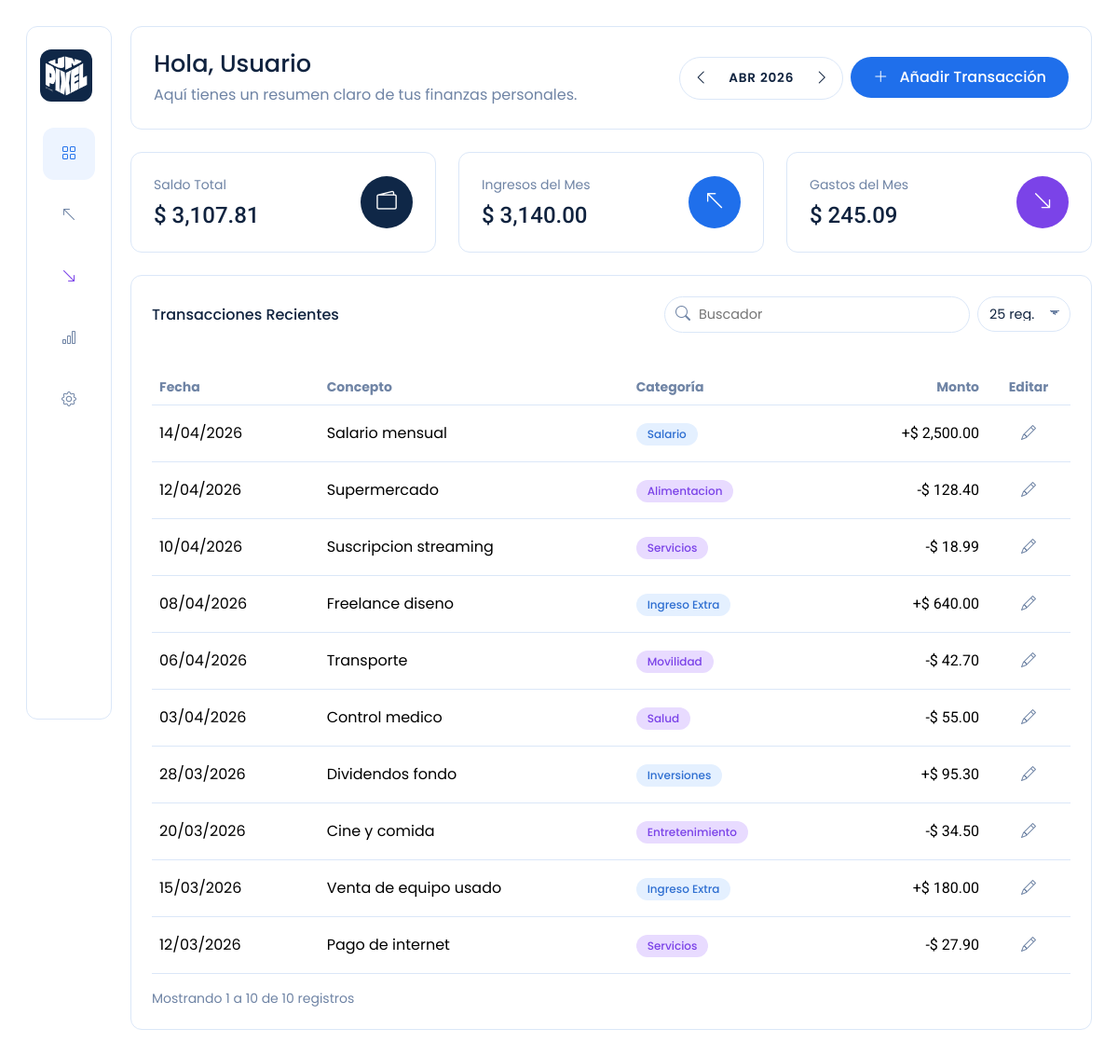
The page /app/cuentas_registros.php on the database its author committed.
### tables this page shows
CREATE TABLE cuentas_registros (
    id BIGINT UNSIGNED AUTO_INCREMENT PRIMARY KEY,
    fecha DATE NOT NULL,
    concepto VARCHAR(180) NOT NULL,
    categoria INT UNSIGNED NOT NULL,
    monto DECIMAL(12,2) NOT NULL,
    descripcion VARCHAR(255) NULL,
    created_at TIMESTAMP NOT NULL DEFAULT CURRENT_TIMESTAMP,
    updated_at TIMESTAMP NOT NULL DEFAULT CURRENT_TIMESTAMP ON UPDATE CURRENT_TIMESTAMP,
    KEY idx_cuentas_fecha (fecha),
    KEY idx_cuentas_categoria (categoria),
    CONSTRAINT fk_cuentas_categoria
        FOREIGN KEY (categoria)
        REFERENCES categorias(id)
        ON UPDATE CASCADE
        ON DELETE RESTRICT
);

CREATE TABLE categorias (
    id INT UNSIGNED AUTO_INCREMENT PRIMARY KEY,
    nombre VARCHAR(80) NOT NULL,
    tipo ENUM('ingreso', 'egreso') NOT NULL,
    estado TINYINT(1) NOT NULL DEFAULT 1,
    created_at TIMESTAMP NOT NULL DEFAULT CURRENT_TIMESTAMP,
    updated_at TIMESTAMP NOT NULL DEFAULT CURRENT_TIMESTAMP ON UPDATE CURRENT_TIMESTAMP,
    UNIQUE KEY uq_categorias_nombre_tipo (nombre, tipo)
);

### app/cuentas_registros.php (the view, shortened to what this page needs)
<!DOCTYPE html>
<html lang="es-CL">
<head>
	<link href="https://cdn.jsdelivr.net/npm/bootstrap@5.3.3/dist/css/bootstrap.min.css" rel="stylesheet" />
	<link href="https://cdn.jsdelivr.net/npm/bootstrap-icons@1.11.3/font/bootstrap-icons.min.css" rel="stylesheet" />
	<link rel="stylesheet" href="assets/css/main.css?v=20260415-3" />
</head>
<?php
require_once __DIR__ . '/conexion.php';
$resumen = [
	'saldo_total' => 0.0,
	'ingresos_mes' => 0.0,
	'gastos_mes' => 0.0,
];
$transacciones = [];
function formatearMoneda($monto)
{
	return '$ ' . number_format((float) $monto, 2, '.', ',');
}
if (isset($conexion) && $conexion instanceof mysqli) {
	$sqlResumen = "
		SELECT
			COALESCE(SUM(CASE WHEN cat.tipo = 'ingreso' THEN ABS(cr.monto) ELSE -ABS(cr.monto) END), 0) AS saldo_total,
			COALESCE(SUM(CASE WHEN cat.tipo = 'ingreso' AND MONTH(cr.fecha) = MONTH(CURDATE()) AND YEAR(cr.fecha) = YEAR(CURDATE()) THEN ABS(cr.monto) ELSE 0 END), 0) AS ingresos_mes,
			COALESCE(SUM(CASE WHEN cat.tipo = 'egreso' AND MONTH(cr.fecha) = MONTH(CURDATE()) AND YEAR(cr.fecha) = YEAR(CURDATE()) THEN ABS(cr.monto) ELSE 0 END), 0) AS gastos_mes
		FROM cuentas_registros cr
		INNER JOIN categorias cat ON cat.id = cr.categoria
	";
	if ($resResumen = @mysqli_query($conexion, $sqlResumen)) {
		$filaResumen = mysqli_fetch_assoc($resResumen);
		if (is_array($filaResumen)) {
			$resumen['saldo_total'] = (float) ($filaResumen['saldo_total'] ?? 0);
			$resumen['ingresos_mes'] = (float) ($filaResumen['ingresos_mes'] ?? 0);
			$resumen['gastos_mes'] = (float) ($filaResumen['gastos_mes'] ?? 0);
		}
	}
	$sqlTransacciones = "
		SELECT
			cr.id,
			cr.fecha,
			cr.concepto,
			cr.monto,
			cat.nombre AS categoria_nombre,
			cat.tipo AS categoria_tipo
		FROM cuentas_registros cr
		INNER JOIN categorias cat ON cat.id = cr.categoria
		ORDER BY cr.fecha DESC, cr.id DESC
	";
	if ($resTransacciones = @mysqli_query($conexion, $sqlTransacciones)) {
		while ($fila = mysqli_fetch_assoc($resTransacciones)) {
			$transacciones[] = $fila;
		}
	}
}
?>
<body>
	<div class="app-shell d-lg-flex">
		<?php include 'menu.php'; ?>
		<main class="main-content flex-grow-1">
			<section class="header-card">
				<div class="d-flex flex-column flex-md-row align-items-md-center justify-content-between gap-3">
					<div>
						<h1 class="page-title">Hola, Usuario</h1>
						<p class="page-subtitle">Aquí tienes un resumen claro de tus finanzas personales.</p>
					</div>
					<div class="d-flex align-items-center gap-2 flex-wrap header-actions">
						<div class="month-nav" aria-label="Navegador mensual general" style="margin-top: 2px;">
							<button id="headerMonthPrev" type="button" class="month-nav__btn" aria-label="Mes anterior">
								<i class="bi bi-chevron-left"></i>
							</button>
							<div id="headerMonthLabel" class="month-nav__label" aria-live="polite">ABR 2026</div>
							<button id="headerMonthNext" type="button" class="month-nav__btn" aria-label="Mes siguiente">
								<i class="bi bi-chevron-right"></i>
							</button>
						</div>
						<button id="openTransactionModal" type="button" class="btn btn-primary header-actions__btn" data-modal-target="#transactionModal">
							<i class="bi bi-plus-lg me-2"></i>
							Añadir Transacción
						</button>
					</div>
				</div>
			</section>
			<section class="mb-4">
				<div class="row g-4">
					<div class="col-md-4">
						<article class="summary-card">
							<div class="d-flex align-items-center justify-content-between">
								<div>
									<p class="summary-label">Saldo Total</p>
									<h2 class="summary-value"><?php echo htmlspecialchars(formatearMoneda($resumen['saldo_total']), ENT_QUOTES, 'UTF-8'); ?></h2>
								</div>
								<span class="summary-icon summary-icon-total">
									<i class="bi bi-wallet2"></i>
								</span>
							</div>
						</article>
					</div>
					<div class="col-md-4">
						<article class="summary-card">
							<div class="d-flex align-items-center justify-content-between">
								<div>
									<p class="summary-label">Ingresos del Mes</p>
									<h2 class="summary-value"><?php echo htmlspecialchars(formatearMoneda($resumen['ingresos_mes']), ENT_QUOTES, 'UTF-8'); ?></h2>
								</div>
								<span class="summary-icon summary-icon-income">
									<i class="bi bi bi-arrow-up-left"></i>
								</span>
							</div>
						</article>
					</div>
					<div class="col-md-4">
						<article class="summary-card">
							<div class="d-flex align-items-center justify-content-between">
								<div>
									<p class="summary-label">Gastos del Mes</p>
									<h2 class="summary-value"><?php echo htmlspecialchars(formatearMoneda($resumen['gastos_mes']), ENT_QUOTES, 'UTF-8'); ?></h2>
								</div>
								<span class="summary-icon summary-icon-expense">
									<i class="bi bi bi-arrow-down-right"></i>
								</span>
							</div>
						</article>
					</div>
				</div>
			</section>
			<section class="row g-4">
				<div class="col-xl-12">
					<article class="table-card h-100">
						<div class="d-flex align-items-center justify-content-between mb-5">
							<h3 class="section-title">Transacciones Recientes</h3>
							<div class="d-flex align-items-center gap-2">
								<div class="table-search-wrap">
									<i class="bi bi-search"></i>
									<input id="txSearch" type="search" class="table-search" placeholder="Buscador" aria-label="Buscar transacciones">
								</div>
								<select id="txPageSize" class="table-page-size" aria-label="Cantidad de registros por página">
									<option value="25" selected>25 reg.</option>
								</select>
							</div>
						</div>
						<div class="table-responsive">
							<table id="transactionsTable" class="table custom-table align-middle">
								<thead>
									<tr>
										<th>Fecha</th>
										<th>Concepto</th>
										<th>Categoría</th>
										<th class="text-end">Monto</th>
										<th class="text-center action-col" style="min-width: 90px;">Editar</th>
									</tr>
								</thead>
								<tbody>
									<?php foreach ($transacciones as $tx): ?>
										<?php
										$tipo = (string) ($tx['categoria_tipo'] ?? 'egreso');
										$montoAbs = abs((float) ($tx['monto'] ?? 0));
										$signo = $tipo === 'ingreso' ? '+' : '-';
										$badgeClass = $tipo === 'ingreso' ? 'badge-soft-success' : 'badge-soft-warning';
										?>
										<tr>
											<td><?php echo htmlspecialchars(date('d/m/Y', strtotime((string) $tx['fecha'])), ENT_QUOTES, 'UTF-8'); ?></td>
											<td><?php echo htmlspecialchars((string) ($tx['concepto'] ?? ''), ENT_QUOTES, 'UTF-8'); ?></td>
											<td><span class="badge <?php echo htmlspecialchars($badgeClass, ENT_QUOTES, 'UTF-8'); ?>"><?php echo htmlspecialchars((string) ($tx['categoria_nombre'] ?? ''), ENT_QUOTES, 'UTF-8'); ?></span></td>
											<td class="text-end"><?php echo htmlspecialchars($signo . formatearMoneda($montoAbs), ENT_QUOTES, 'UTF-8'); ?></td>
											<td class="text-center action-col"><a href="#" class="edit-action" title="Editar"><i class="bi bi-pencil"></i></a></td>
										</tr>
									<?php endforeach; ?>
								</tbody>
							</table>
						</div>
						<div class="table-footer mt-3">
							<div class="table-footer-left">
								<small id="txInfo" class="table-info"></small>
							</div>
						</div>
					</article>
				</div>
			</section>
		</main>
	</div>
</body>
</html>

### app/menu.php (shortened to what this page needs)
<aside class="sidebar">
    <div class="brand bg-secondary-brand">
        <img src="assets/img/logo.png" alt="Logo" class="logo" style="padding: 5px;">
    </div>
    <nav class="d-flex flex-column nav-stack">
        <a href="#" class="nav-item-minimal active" title="Resumen">
            <i class="bi bi-grid"></i>
        </a>
        <a href="#" class="nav-item-minimal" title="Ingresos">
            <i class="bi bi-arrow-up-left"></i>
        </a>
        <a href="#" class="nav-item-minimal nav-item-expense" title="Gastos">
            <i class="bi bi-arrow-down-right"></i>
        </a>
        <a href="#" class="nav-item-minimal" title="Reportes">
            <i class="bi bi-bar-chart"></i>
        </a>
        <a href="#" class="nav-item-minimal" title="Configuración">
            <i class="bi bi-gear"></i>
        </a>
    </nav>
</aside>

### app/assets/css/base/variables.css (style rules this page uses)
:root { --bg-page: #ffffff; --color-white: #ffffff; --color-primary: #1f6feb; --color-secondary: #0f2747; --color-tertiary: #4d8dff; --color-neutral: #d9e6f7; --color-muted: #7f93b1; --color-tertiary-soft: #9fc1ff; --color-surface-soft: #edf4ff; --color-expense: #945cfb; --color-expense-strong: #7b43e8; --color-expense-soft: #f1eaff; --color-expense-soft-alt: #e8dbff; --color-expense-border: #d3b8ff; --text-main: #10233f; --text-soft: #6f84a5; --card-bg: #ffffff; --border-soft: #dbe7f8; --shadow-soft: 0 4px 16px rgba(20, 63, 136, 0.08); --radius: 12px; --font-sans: "Poppins", -apple-system, BlinkMacSystemFont, "Segoe UI", Roboto, Helvetica, Arial, sans-serif; --font-numeric: "Roboto", -apple-system, BlinkMacSystemFont, "Segoe UI", Helvetica, Arial, sans-serif; }
.bg-secondary-brand { background-color: var(--color-secondary) !important; }

### app/assets/css/base/typography.css (style rules this page uses)
body { font-family: var(--font-sans); font-weight: 400; background-color: var(--bg-page); color: var(--text-main); min-height: 100vh; }
.page-title, .summary-value, .section-title, .badge-soft-primary, .badge-soft-success, .badge-soft-warning, .amount-positive, .amount-negative, .btn-primary { font-weight: 500; }
.page-subtitle, .summary-label, .custom-table thead th, .chart-placeholder { color: var(--text-soft); }
.summary-value, .amount-positive, .amount-negative, .custom-table tbody td.text-end { font-family: var(--font-numeric); }

### app/assets/css/layout/app.css (style rules this page uses)
.app-shell { min-height: 100vh; padding: 28px; }
.main-content { padding: 0; }
@media (min-width: 992px) { .main-content { margin-left: 112px; margin-right: 0; } }

### app/assets/css/components/sidebar.css (style rules this page uses)
.sidebar { width: 92px; background: var(--card-bg); border: 1px solid var(--border-soft); border-radius: var(--radius); padding: 24px 14px; position: fixed; top: 28px; left: 28px; height: calc(100vh - 56px); min-height: calc(100vh - 56px); z-index: 1040; }
.brand { width: 56px; height: 56px; border-radius: var(--radius); background: #f3f6fa; color: var(--color-primary); display: inline-flex; align-items: center; justify-content: center; font-size: 1.25rem; margin: 0 auto 28px; }
.brand .logo { width: 100%; height: 100%; object-fit: contain; display: block; }
.nav-stack { gap: 10px; }
.nav-item-minimal { width: 56px; height: 56px; border-radius: var(--radius); display: inline-flex; align-items: center; justify-content: center; color: var(--text-soft); text-decoration: none; background: transparent; transition: 0.2s ease; margin: 0 auto; }
.nav-item-minimal:hover, .nav-item-minimal.active { background: var(--color-surface-soft); color: var(--color-primary); }
.nav-item-minimal.nav-item-expense { color: var(--color-expense-strong); }

### app/assets/css/components/header.css (style rules this page uses)
.header-card, .summary-card, .table-card, .chart-card { background: var(--card-bg); border: 1px solid var(--border-soft); border-radius: var(--radius); box-shadow: var(--shadow-soft); }
.header-card { padding: 24px; margin-bottom: 24px; box-shadow: none; }
.page-title { font-size: 1.6rem; margin-bottom: 6px; }
.page-subtitle { margin-bottom: 0; }
.btn { transition: background-color 0.18s ease, color 0.18s ease, border-color 0.18s ease; }
.btn-primary { border-radius: 999px; padding: 0 24px; min-height: 44px; border: 0; background-color: var(--color-primary); color: #fff; }

### app/assets/css/components/cards.css (style rules this page uses)
.summary-card { padding: 24px; height: 100%; background: var(--card-bg); border: 1px solid var(--border-soft); box-shadow: none; }
.summary-label { font-size: 14px; margin-bottom: 8px; }
.summary-value { font-size: 24px; margin-bottom: 0; color: var(--text-main); }
.summary-icon { width: 56px; height: 56px; border-radius: 50%; display: inline-flex; align-items: center; justify-content: center; background: var(--color-primary); color: #ffffff; font-size: 1.35rem; }
.section-title { font-size: 16px; margin-bottom: 0; }
.summary-icon-total { background: var(--color-secondary); }
.summary-icon-income { background: var(--color-primary); }
.summary-icon-expense { background: var(--color-expense-strong); }

### rows shown on the page
cuentas_registros: fecha "14/04/2026", concepto "Salario mensual", categoria.nombre "Salario", categoria+monto "+$ 2,500.00"
cuentas_registros: fecha "12/04/2026", concepto "Supermercado", categoria.nombre "Alimentacion", categoria+monto "-$ 128.40"
cuentas_registros: fecha "10/04/2026", concepto "Suscripcion streaming", categoria.nombre "Servicios", categoria+monto "-$ 18.99"
cuentas_registros: fecha "08/04/2026", concepto "Freelance diseno", categoria.nombre "Ingreso Extra", categoria+monto "+$ 640.00"
cuentas_registros: fecha "06/04/2026", concepto "Transporte", categoria.nombre "Movilidad", categoria+monto "-$ 42.70"
cuentas_registros: fecha "03/04/2026", concepto "Control medico", categoria.nombre "Salud", categoria+monto "-$ 55.00"
cuentas_registros: fecha "28/03/2026", concepto "Dividendos fondo", categoria.nombre "Inversiones", categoria+monto "+$ 95.30"
cuentas_registros: fecha "20/03/2026", concepto "Cine y comida", categoria.nombre "Entretenimiento", categoria+monto "-$ 34.50"
cuentas_registros: fecha "15/03/2026", concepto "Venta de equipo usado", categoria.nombre "Ingreso Extra", categoria+monto "+$ 180.00"
cuentas_registros: fecha "12/03/2026", concepto "Pago de internet", categoria.nombre "Servicios", categoria+monto "-$ 27.90"

### other values the page prints
formatearMoneda($resumen['saldo_total']) "$ 3,107.81"
formatearMoneda($resumen['ingresos_mes']) "$ 3,140.00"
formatearMoneda($resumen['gastos_mes']) "$ 245.09"
